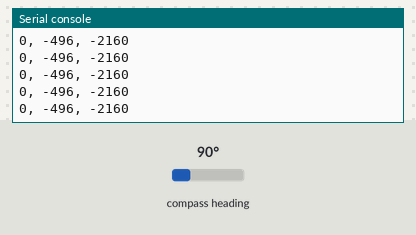
Simulated run of this program. Board: MicroPython board. Shown: the last lines printed to the serial console. Inputs (shaded band) come from the test bench; at power-on: compass heading 90°.

Above: at 1.2 s.
1.3 s: compass heading set to 7°
At 1.69 s:
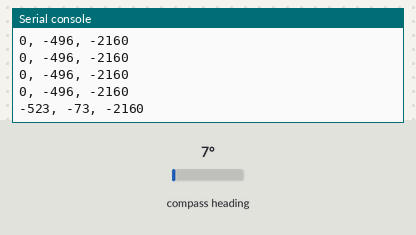
2.8 s: compass heading set to 180°
At 2.94 s:
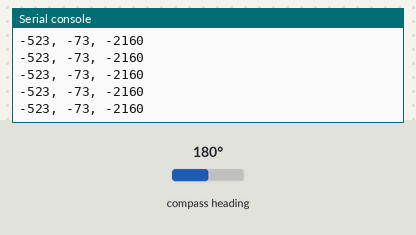
Timing chart, 0 to 5.8 s (numbered marks = the images above; inputs shaded):
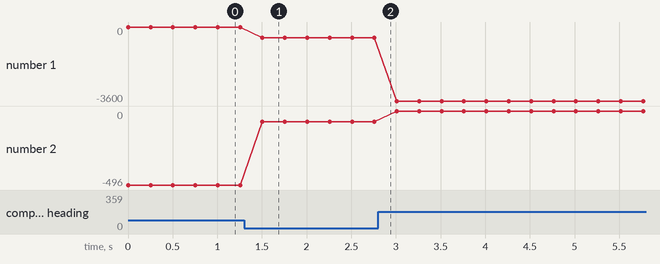

Measured:
- after the input at 1.3 s, the serial console: prints a new line after 0.21 s (image 1)
- plotted number 1: 0 → -523 after the input at 1.3 s, -523 → -3600 after the input at 2.8 s
- plotted number 2: -496 → -73 after the input at 1.3 s

The program:

new_hope.py
```python
import machine
import sys
import math
from time import sleep

pinSDA = machine.Pin(20)
pinSCL = machine.Pin(21)
QMC5883L_ADDR = 0x0D
i2c = machine.I2C(0,freq=2000000, scl=pinSCL, sda=pinSDA)
devices = i2c.scan()

if not (QMC5883L_ADDR in devices):
    print("Not found GY-271 (QMC5883L)!")
    sys.exit(1)

############## Control Registers
RegCTRL1 = 0x09 # Control Register--> MSB(OSR:2,RNG:2,ODR:2,MODE:2)LSB
RegCTRL2 = 0x0A # Control Register2--> MSB(Soft_RS:1,Rol_PNT:1,none:5,INT_ENB:1)LSB
RegFBR   = 0x0B # SET/RESET Period Register--> MSB(FBR:8)LSB

############## Control Register Value
Mode_Standby    = 0b00000000
Mode_Continuous = 0b00000001
ODR_10Hz        = 0b00000000
ODR_50Hz        = 0b00000100
ODR_100Hz       = 0b00001000
ODR_200Hz       = 0b00001100
RNG_2G          = 0b00000000
RNG_8G          = 0b00010000
OSR_512         = 0b00000000
OSR_256         = 0b01000000
OSR_128         = 0b10000000
OSR_64          = 0b11000000

def twos_comp(val, bits):
    """compute the 2's complement of int value val"""
    if (val & (1 << (bits - 1))) != 0: # if sign bit is set e.g., 8bit: 128-255
        val = val - (1 << bits)        # compute negative value
    return val                         # return positive value as is

def get_bearing_raw(x,y):
        """Horizontal bearing (in degrees) from magnetic value X and Y."""
        if x is None or y is None:
            return None
        else:
            b = math.degrees(math.atan2(y, x))
            if b < 0:
                b += 360
            return round(b)

########### Init
ctrl1 = bytearray([Mode_Continuous|ODR_100Hz|RNG_2G|OSR_512])
i2c.writeto_mem(QMC5883L_ADDR,RegCTRL1, ctrl1)
i2c.writeto_mem(QMC5883L_ADDR,RegFBR, b'\x01')

while True:
    ########### Read
    buffer = i2c.readfrom_mem(QMC5883L_ADDR,0,14)
    xLo = buffer[0]
    xHi = buffer[1] <<8
    yLo = buffer[2]
    yHi = buffer[3] <<8
    zLo = buffer[4]
    zHi = buffer[5] <<8
    x = bin(xLo+xHi)[2:]
    y = bin(yLo+yHi)[2:]
    z = bin(zLo+zHi)[2:]
    compass_status = buffer[6]
    tLo = buffer[7] #LSD
    tHi = buffer[8] <<8 #MSD
    compass_mode = buffer[9]
    chipID = buffer[13]

    ########### Convert
    ##### raw magnetic
    x_raw = twos_comp(int(x,2),len(x))
    y_raw = twos_comp(int(y,2),len(y))
    z_raw = twos_comp(int(z,2),len(z))

    ########### Temperature
    T = bin(tLo + tHi)[2:]
    temperature = round((((twos_comp(int(T,2),len(T)))/100) + 37.6),2)

    ########### Show result
    print(f'{x_raw}, {y_raw}, {z_raw}')

    sleep(0.25)
```
